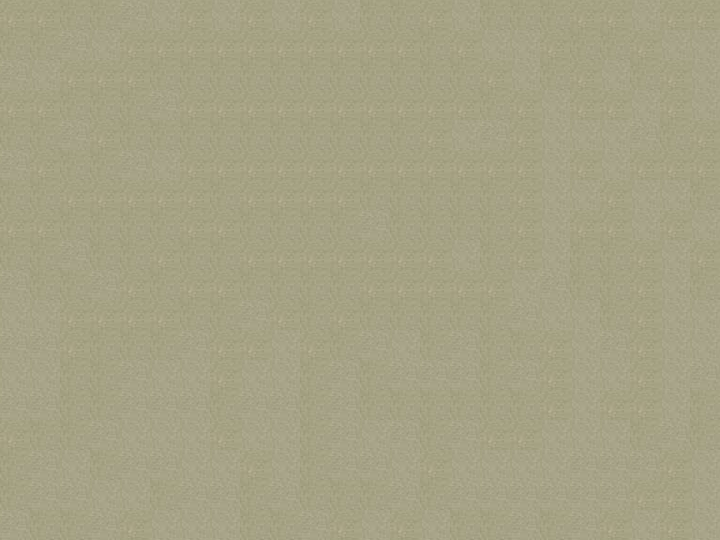

This game map was drawn from its Tiled (.tmx) file and the tilesets committed beside it. A one-line description and the trimmed map source follow:
An orthogonal 24x18 tile map with 30x30 px tiles, 2 tile layers (块层 2, 块层 1), 2 tilesets.

<map version="1.0" orientation="orthogonal" renderorder="right-down" width="24" height="18" tilewidth="30" tileheight="30">
 <tileset firstgid="1" name="gamersky_01origin_01_201672218186E7" tilewidth="30" tileheight="30">
  <image source="../梦际/gamersky_01origin_01_201672218186E7.jpg" width="3840" height="2160" />
 </tileset>
 <tileset firstgid="9217" name="无标题" tilewidth="30" tileheight="30">
  <image source="无标题.png" trans="fff0d8" width="1152" height="648" />
 </tileset>
 <layer name="块层 2" width="24" height="18">
  <data>[432 cells, 2 non-empty, 1 distinct tile ids]</data>
 </layer>
 <layer name="块层 1" width="24" height="18">
  <data>[432 cells, 432 non-empty, 4 distinct tile ids]</data>
 </layer>
</map>
